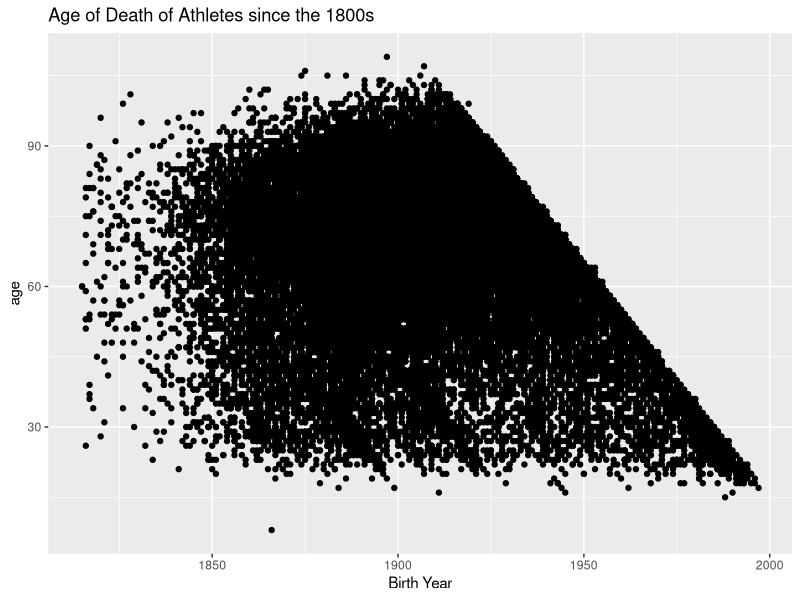
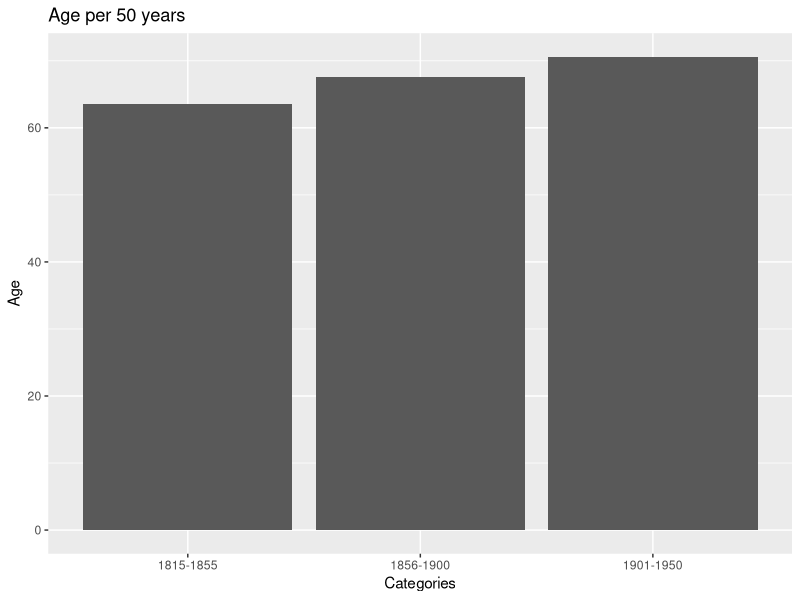

Here is the R script that generated these plots, in order:
## ---- chunk 1
#load tidyverse
library(tidyverse)
## ---- chunk 2
#load file 
athletes_data <- read_csv('athletes.csv')
## ---- chunk 3
athletes_age <- athletes_data %>%
  mutate(age = as.numeric(deathYear) - as.numeric(birthYear)) %>%
  filter(as.numeric(deathYear) > as.numeric(birthYear)) 
## ---- chunk 4
athletes_1800s <- athletes_age %>% 
  filter(birthYear >= 1815) %>% 
  filter(age > 5) %>%
  filter(age < 110) %>%
  filter(as.numeric(deathYear) < 2019) %>%
  filter(as.numeric(deathYear) > 0200)
  
## ---- chunk 5
ggplot(data = athletes_1800s) +
  geom_point(mapping = aes(x= as.numeric(birthYear), y = age)) + 
  xlab("Birth Year") + 
  ylab("age") + 
  ggtitle("Age of Death of Athletes since the 1800s")
## ---- chunk 6
athlete_numeric <- athletes_1800s %>%
  mutate(numeric_birthYear = as.numeric(birthYear)) 

## ---- chunk 7

athletes_group_age <- athlete_numeric %>%
  filter(numeric_birthYear < 1951) %>%
  mutate(cuts = cut(numeric_birthYear, breaks=c(1814, 1855, 1900, 1950), labels=FALSE)) %>%
  mutate(cuts = ifelse(cuts == 1, '1815-1855', cuts)) %>%
  mutate(cuts = ifelse(cuts == 2, '1856-1900', ifelse(cuts == 3, '1901-1950', cuts)))%>%
  group_by(cuts)
  
  
athletes_ave_age <-athletes_group_age %>%
  summarise(mean_age = mean(age))
## ---- chunk 8
ggplot( data = athletes_ave_age) +
  geom_col( mapping = aes(x= cuts, y = mean_age)) + xlab("Categories") + ylab("Age") + ggtitle("Age per 50 years")
#ggsave('ath_ave_age.jpeg')


